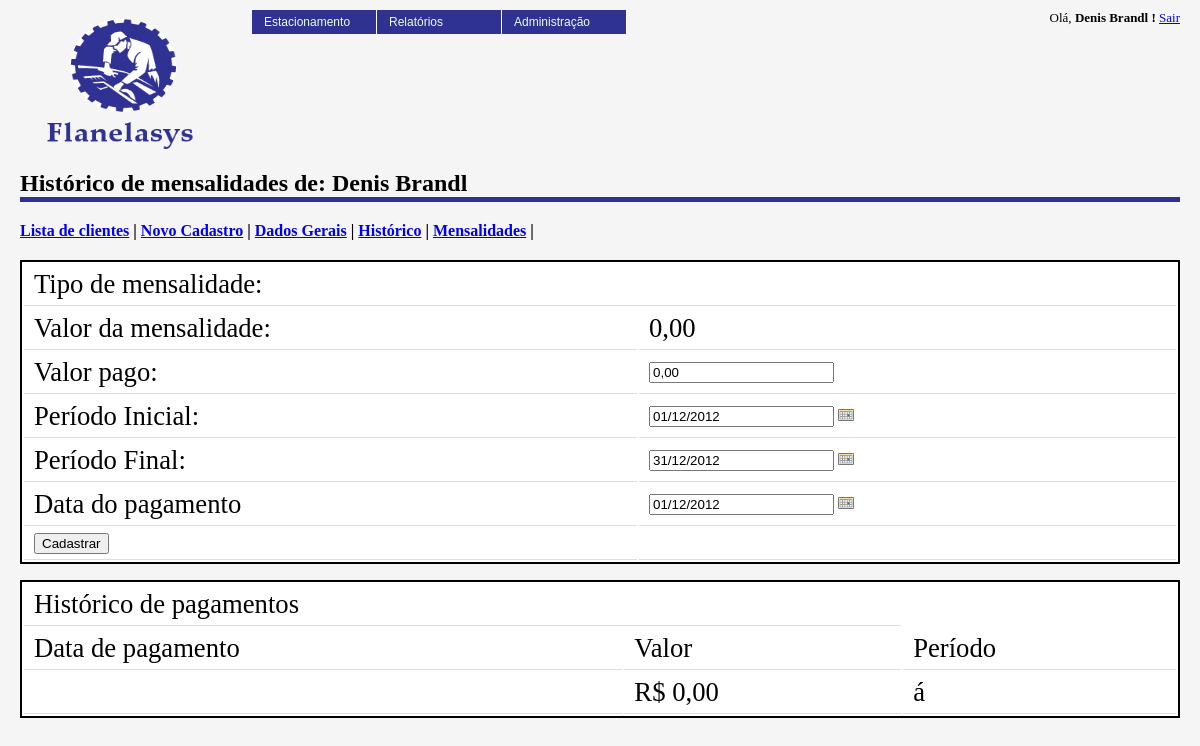
/admin/clientes/mensalidade.php (signed in), run on an earlier commit of the app's database.
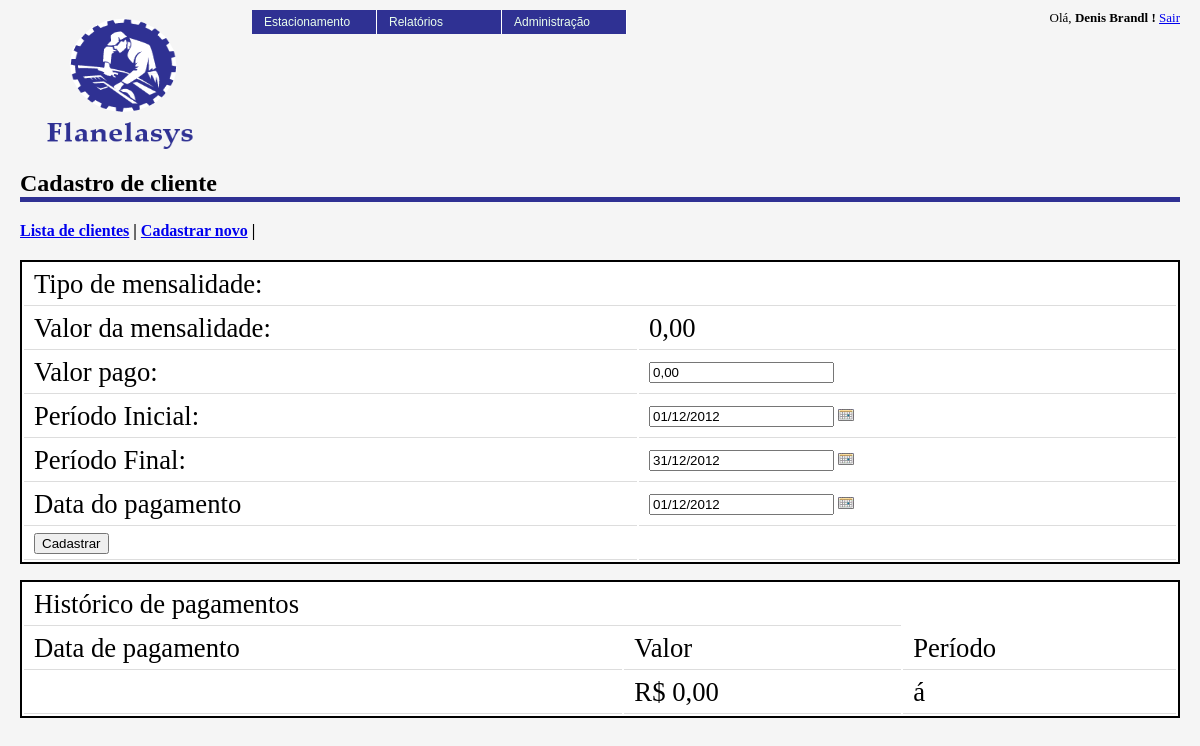
And on a later commit of the database.
### tables this page shows
CREATE TABLE IF NOT EXISTS `fla_clientes` (
  `cod_cliente` int(10) unsigned NOT NULL AUTO_INCREMENT,
  `nom_cliente` varchar(100) DEFAULT NULL,
  `cpf_cnpj_cliente` varchar(14) NOT NULL DEFAULT '0',
  `insc_municipal_cliente` varchar(14) NOT NULL DEFAULT '0',
  `insc_estadual_cliente` varchar(14) NOT NULL DEFAULT '0',
  `email_cliente` varchar(150) NOT NULL,
  `cep_cliente` varchar(9) NOT NULL DEFAULT '00000-000',
  `tip_rua_cliente` varchar(15) NOT NULL DEFAULT 'Rua',
  `des_end_cliente` varchar(200) NOT NULL,
  `num_end_cliente` int(6) NOT NULL DEFAULT '0',
  `com_end_cliente` varchar(150) NOT NULL,
  `bairro_end_cliente` varchar(150) NOT NULL,
  `estado_cliente` varchar(2) NOT NULL DEFAULT 'SC',
  `cidade_cliente` varchar(200) NOT NULL DEFAULT 'Blumenau',
  `tipo_cliente` varchar(1) NOT NULL DEFAULT 'R',
  `des_cor` int(6) DEFAULT NULL,
  `des_placa` varchar(8) NOT NULL,
  `cod_modelo` int(6) DEFAULT NULL,
  `cod_marca` int(6) DEFAULT NULL,
  `num_telefone` bigint(15) NOT NULL,
  `num_celular` bigint(15) NOT NULL,
  `ind_ativo` int(1) NOT NULL DEFAULT '1',
  `des_observacao` text NOT NULL,
  `tip_mensalidade` int(6) NOT NULL DEFAULT '0',
  `dat_contratacao` date NOT NULL,
  `dia_vencimento` int(2) NOT NULL,
  PRIMARY KEY (`cod_cliente`)
);

### includes/config.php (called while the page is built, shortened)
<?php
  $url = "http://localhost/flanelasys" . DS;
  $url_lib_jquery = $url . 'libs' . DS . 'jquery' . DS;
?>

### classes/fla_clientes.class.php (called while the page is built, shortened)
<?php
class fla_clientes {
    public function buscaClientes($objCliente) {
        $objConexao = new fla_conexao();
        $where = "";
        $separador = "";
        $colunas_select = "";
        $arrClientes = array();
        $parametros_where = get_object_vars($objCliente);
        $parametros_where = array_filter($parametros_where, 'strlen');
        $arrAtributos = get_class_vars(get_class($objCliente));
        $countArrAtributos = count($arrAtributos);
        $aux = 1;
        if (is_array($arrAtributos)) {
            foreach ($arrAtributos as $key => $value) {
                if ($aux != $countArrAtributos)
                    $separador = ",";
                else
                    $separador = "";
                $colunas_select .= $key . $separador . chr(10);
                $aux++;
            }
        }
        $SQL = sprintf("select %s from fla_clientes rot %s", $colunas_select, $where);
        $rsClientes = $objConexao->prepare($SQL);
        $rsClientes->execute();
        $count = $rsClientes->rowCount();
        $aux = 0;
        if ($count > 0) {
            while ($clientes = $rsClientes->fetch(PDO::FETCH_ASSOC)) {
                foreach ($clientes as $key => $value) {
                    if (!empty($value))
                        $arrClientes[$aux][$key] = $value;
                    else
                        $arrClientes[$aux][$key] = '';
                }
                $aux++;
            }
            return $arrClientes;
        } else {
            return false;
        }
    }
}
?>

### classes/fla_mensalidade_usuario.class.php (called while the page is built, shortened)
<?php
class fla_mensalidade_usuario {
    public function buscaPagamentos() {
        $objConexao = new fla_conexao();
        $where = "";
        $separador = "";
        $colunas_select = "";
        $and = "";
        $arrMensalidaeUsuario = array();
        $parametros_where = get_object_vars($this);
        $parametros_where = array_filter($parametros_where, 'strlen');
        $tamanho_parametros = count($parametros_where);
        $arrAtributos = get_class_vars(get_class($this));
        $countArrAtributos = count($arrAtributos);
        $aux = 1;
        if (is_array($parametros_where)) {
            foreach ($parametros_where as $atributo => $valor) {
                if (!is_null($valor)) {
                    if ($aux != $tamanho_parametros) {
                        $and = " AND ";
                    } else {
                        $and = "";
                    }
                    if (is_numeric($valor)) {
                        $where .= $atributo . " = " . $valor . $and;
                    } else {
                        $where .= $atributo . " LIKE '%" . $valor . "%'" . $and;
                    }
                }
                $aux++;
            }
        }
        $aux = 1;
        if (is_array($arrAtributos)) {
            foreach ($arrAtributos as $key => $value) {
                if ($aux != $countArrAtributos)
                    $separador = ",";
                else
                    $separador = "";
                $colunas_select .= $key . $separador . chr(10);
                $aux++;
            }
        }
        if (!empty($where)) {
            $where = " where " . $where;
        }
        $SQL = sprintf("select %s from fla_mensalidade_usuario rot %s", $colunas_select, $where);
        $rsClientes = $objConexao->prepare($SQL);
        $rsClientes->execute();
        $count = $rsClientes->rowCount();
        $aux = 0;
        if ($count > 0) {
            while ($clientes = $rsClientes->fetch(PDO::FETCH_ASSOC)) {
                foreach ($clientes as $key => $value) {
                    if (!empty($value))
                        $arrMensalidaeUsuario[$aux][$key] = $value;
                    else
                        $arrMensalidaeUsuario[$aux][$key] = '';
                }
                $aux++;
            }
            return $arrMensalidaeUsuario;
        } else {
            return false;
        }
    }
}
?>

### admin/clientes/mensalidade.php (the view, shortened to what the changed rows need)
<?php
include_once('../../includes/config.php');
require_once($path_relative . 'verifica.php');
include_once($path_classes . 'fla_clientes.class.php');
include_once($path_classes . 'fla_mensalidade_usuario.class.php');
include_once($path_relative . 'rotatividade/nfeblu.php');
$objClientes = new fla_clientes();
$objMensalidadeUsuario = new fla_mensalidade_usuario();
$objClientes->set_cod_cliente($cod_cliente);
$arrCliente = $objClientes->buscaClientes($objClientes);
$cod_cliente = $arrCliente[0]['cod_cliente'];
$objMensalidadeUsuario->set_cod_cliente($cod_cliente);
$arrMensalidadeUsuario = $objMensalidadeUsuario->buscaPagamentos();
?>
<html>
    <head>
        <link href="../../images/style.css" rel="stylesheet" type="text/css" />
        <link type="text/css" href="<?php echo $url_lib_jquery; ?>plugins/jquery-ui/themes/smoothness/jquery-ui-1.7.2.custom.css" rel="stylesheet" />
    </head>
    <body>
        <div class="content">
            <div class="data">
                <?php
                    if (!empty($arrCliente[0]['nom_cliente']))
                        echo sprintf('<h1> Histórico de mensalidades de: %s </h1>',$arrCliente[0]['nom_cliente']);
                    else
                        echo '<h1> Cadastro de cliente </h1>';
                ?>
                <p style="border:none;">
                    <a href="index.php">Lista de clientes</a> |
                    <?php
                        if (!empty($cod_cliente)) {
                            echo '<a href="cadastrar_cliente.php">Novo Cadastro</a> | ';
                            echo sprintf('<a href="cadastrar_cliente.php?cod_cliente=%s">Dados Gerais</a> | ',$cod_cliente);
                            echo sprintf('<a href="historico.php?cod_cliente=%s">Histórico</a> | ',$cod_cliente);
                        } else {
                            echo '<a href="cadastrar_cliente.php">Cadastrar novo</a> |';
                        }
                        if (!empty($cod_cliente) && (!empty($arrCliente[0]['tipo_cliente']) && $arrCliente[0]['tipo_cliente'] =='M')) {
                            echo sprintf('<a href="mensalidade.php?cod_cliente=%s">Mensalidades</a> |',$cod_cliente);
                        }
                    ?>
                </p>
                <form action="mensalidade.php" method="POST">
                    <table>
                    </table>
                </form>
                <table>
                    <tr>
                    </tr>
                    <tr>
                    </tr>
                        <?php
                            for ($i = 0; $i < count($arrMensalidadeUsuario); $i++) {
                                echo '<tr>'.chr(10);
                                echo '</tr>'.chr(10);
                            }
                        ?>
                </table>
            </div>
        </div>
    </body>
</html>

What changed in the data, as far as the page shows it:
removed fla_clientes: nom_cliente "Denis Brandl"
Also different on the page:
text no longer shown: "Histórico de mensalidades de: Novo Cadastro Dados Gerais Histórico Mensalidades"
text now shown: "Cadastro de cliente Cadastrar novo"
